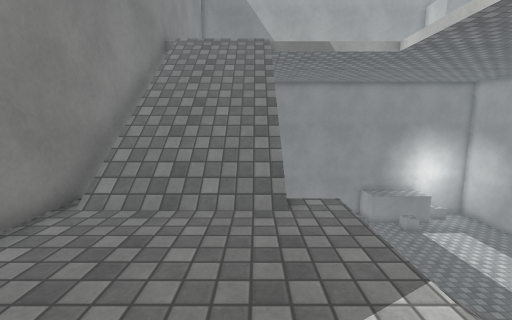
[1] (above)

16 first-person views from a walk through a Unity game level. The camera is 1.2 m above the floor, tilts 8° down and sees 90° across. The floor is counted in squares, 0.6 m on a side. Each view is taken from the middle of a square. On the plan, view 1 faces up. The plan holds only what a view shows up to about 16 squares ahead; the rest is blank. The place goes on beyond the plan. The player is left out. Surface patterns are stand-ins for the level's own textures.

[2]
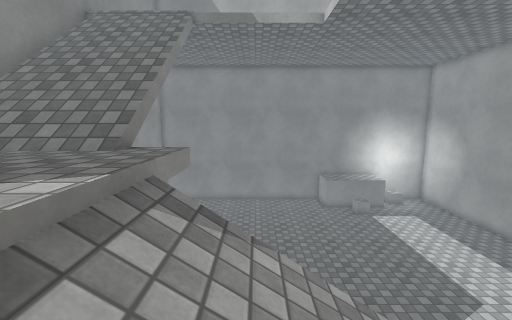

[3]
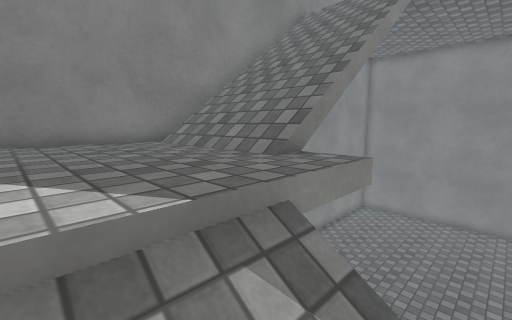

[4]
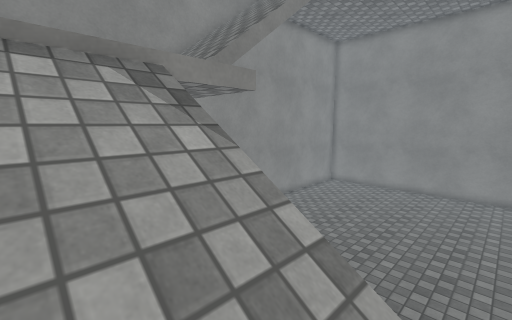

[5]
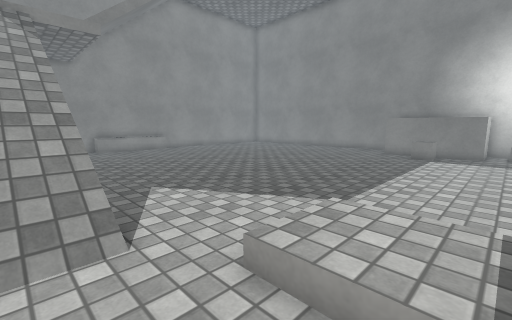

[6]
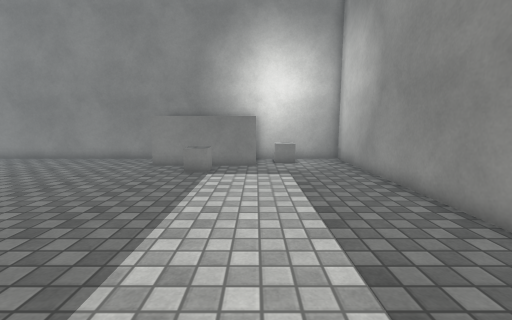

[7]
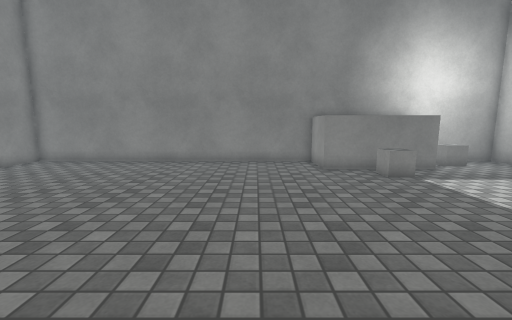

[8]
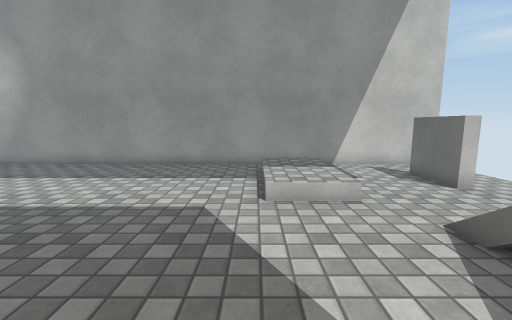

[9]
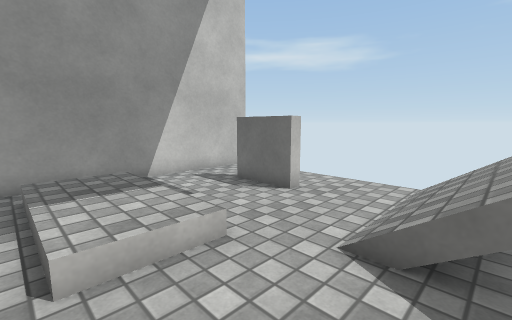

[10]
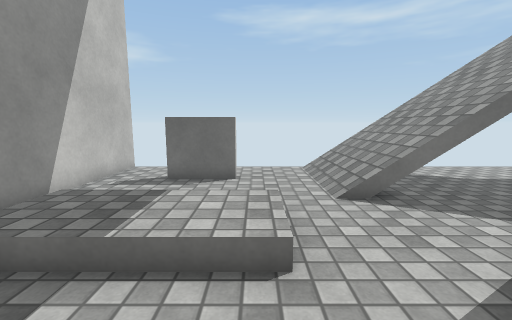

[11]
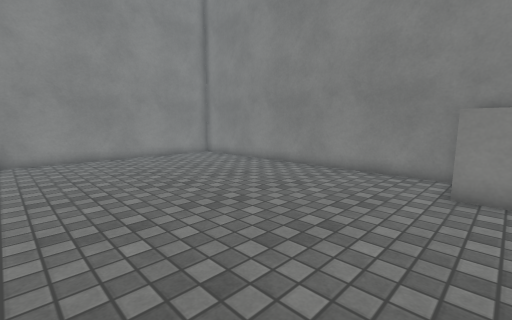

[12]
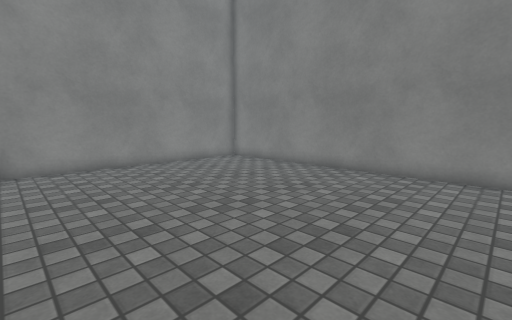

[13]
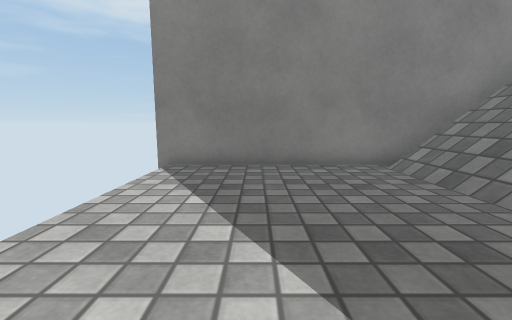

[14]
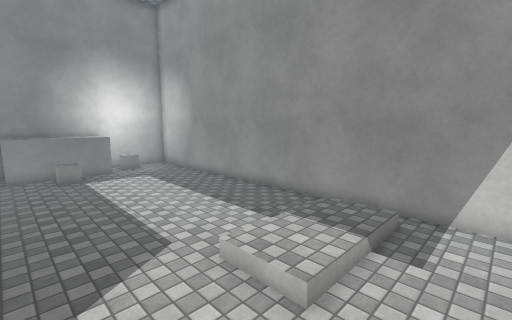

[15]
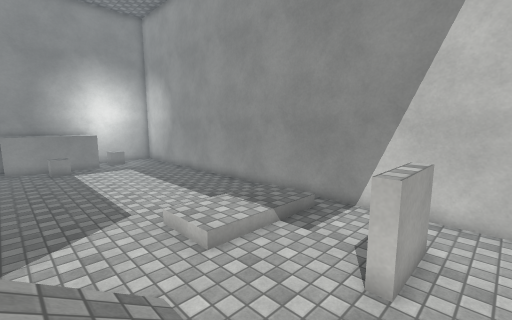

[16]
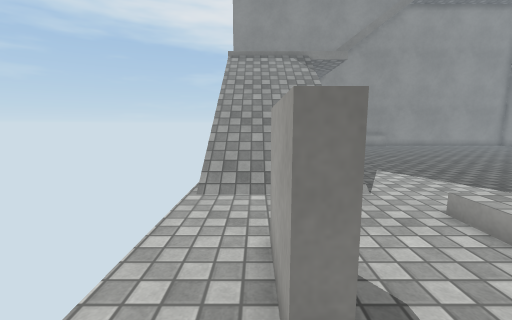

### Floor plan
Key: @ floor where view 1 was taken; # wall or solid block; . main floor; : floor 0.5 m higher than the main floor; + floor 4 m higher than the main floor; / step, stairs or slope; = window, fence, low wall or low ledge; ^ raised ledge; v drop or lower ground; C cube.
Columns run from 5 left of view 1 to 20 right of it. Each row starts with its distance up from view 1.
 24 ##########################
 23 #..............^^   ^CC..#
 22 #..............^^^  ^CC..#
 21 #...............^^^^.....#
 20 #................CC......#
 19 #........................#
 18 #........................#
 17 #........................#
 16 #........................#
 15 #........................#
 14 #........................#
 13 #=////...................#
 12 #v////...................#
 11 #v////...................#
 10 #v////...................#
  9 #v////...................#
  8 #v////...................#
  7 #=////.............:::::.#
  6 #/////++...........:::::.#
  5 #+++++++   ..............#
  4 #+++++++/////////........#
  3 #+++++++/////////........#
  2 #+++++++/////////...###..#
  1 #+++++++/////////...###..#
  0 #++++@++/////////........#
 -1 #vvvvvvvvvvvvvvv         #

Where each view was taken, in squares from view 1:
view 1: 0 up, 0 right, facing up
view 2: 0 up, 4 right, facing up
view 3: 2 up, 4 right, facing up-left
view 4: 2 up, 7 right, facing up-left
view 5: 3 up, 16 right, facing up-left
view 6: 9 up, 15 right, facing up
view 7: 10 up, 7 right, facing up
view 8: 8 up, 7 right, facing right
view 9: 8 up, 10 right, facing down-right
view 10: 11 up, 14 right, facing down
view 11: 13 up, 11 right, facing up-left
view 12: 13 up, 8 right, facing up-left
view 13: 2 up, 3 right, facing left
view 14: 3 up, 10 right, facing up-right
view 15: 0 up, 10 right, facing up-right
view 16: 1 up, 19 right, facing left
